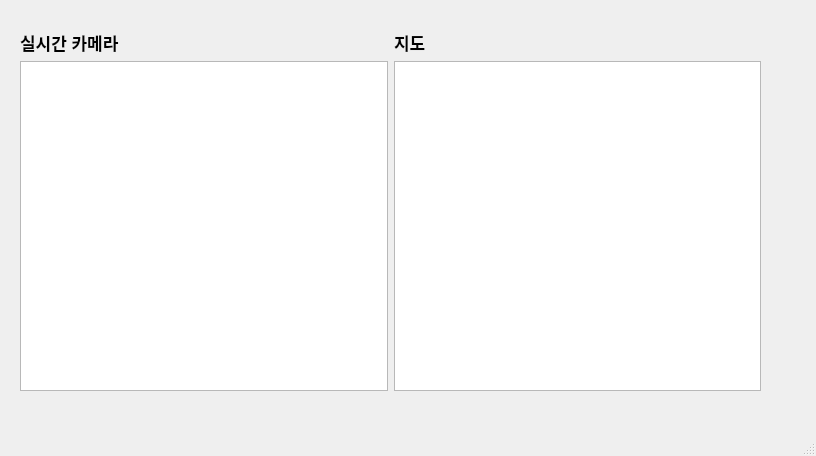
<?xml version="1.0" encoding="UTF-8"?>
<ui version="4.0">
 <class>MainWindow</class>
 <widget class="QMainWindow" name="MainWindow">
  <property name="geometry">
   <rect>
    <x>0</x>
    <y>0</y>
    <width>816</width>
    <height>456</height>
   </rect>
  </property>
  <property name="sizePolicy">
   <sizepolicy hsizetype="Fixed" vsizetype="Fixed">
    <horstretch>0</horstretch>
    <verstretch>0</verstretch>
   </sizepolicy>
  </property>
  <property name="windowTitle">
   <string>MainWindow</string>
  </property>
  <widget class="QWidget" name="centralwidget">
   <widget class="QWidget" name="horizontalLayoutWidget_2">
    <property name="geometry">
     <rect>
      <x>20</x>
      <y>30</y>
      <width>741</width>
      <height>361</height>
     </rect>
    </property>
    <layout class="QHBoxLayout" name="horizontalLayout_2">
     <item>
      <layout class="QVBoxLayout" name="verticalLayout">
       <item>
        <widget class="QLabel" name="label_2">
         <property name="font">
          <font>
           <pointsize>13</pointsize>
           <bold>true</bold>
          </font>
         </property>
         <property name="text">
          <string>실시간 카메라</string>
         </property>
         <property name="margin">
          <number>3</number>
         </property>
        </widget>
       </item>
       <item>
        <widget class="QGraphicsView" name="graphicsView">
         <property name="enabled">
          <bool>true</bool>
         </property>
         <property name="font">
          <font>
           <bold>false</bold>
          </font>
         </property>
        </widget>
       </item>
      </layout>
     </item>
     <item>
      <layout class="QVBoxLayout" name="verticalLayout_2">
       <item>
        <widget class="QLabel" name="label_3">
         <property name="font">
          <font>
           <pointsize>13</pointsize>
           <bold>true</bold>
          </font>
         </property>
         <property name="text">
          <string>지도</string>
         </property>
         <property name="margin">
          <number>4</number>
         </property>
        </widget>
       </item>
       <item>
        <widget class="QGraphicsView" name="graphicsView_2">
         <property name="frameShadow">
          <enum>QFrame::Shadow::Sunken</enum>
         </property>
        </widget>
       </item>
      </layout>
     </item>
    </layout>
   </widget>
  </widget>
  <widget class="QMenuBar" name="menubar">
   <property name="geometry">
    <rect>
     <x>0</x>
     <y>0</y>
     <width>816</width>
     <height>22</height>
    </rect>
   </property>
  </widget>
  <widget class="QStatusBar" name="statusbar"/>
 </widget>
 <resources/>
 <connections/>
 <slots>
  <slot>Reset_click()</slot>
  <slot>LEFT_click()</slot>
  <slot>DOWN_click()</slot>
  <slot>RIGHT_click()</slot>
  <slot>STOP_click()</slot>
  <slot>UP_click()</slot>
 </slots>
</ui>
